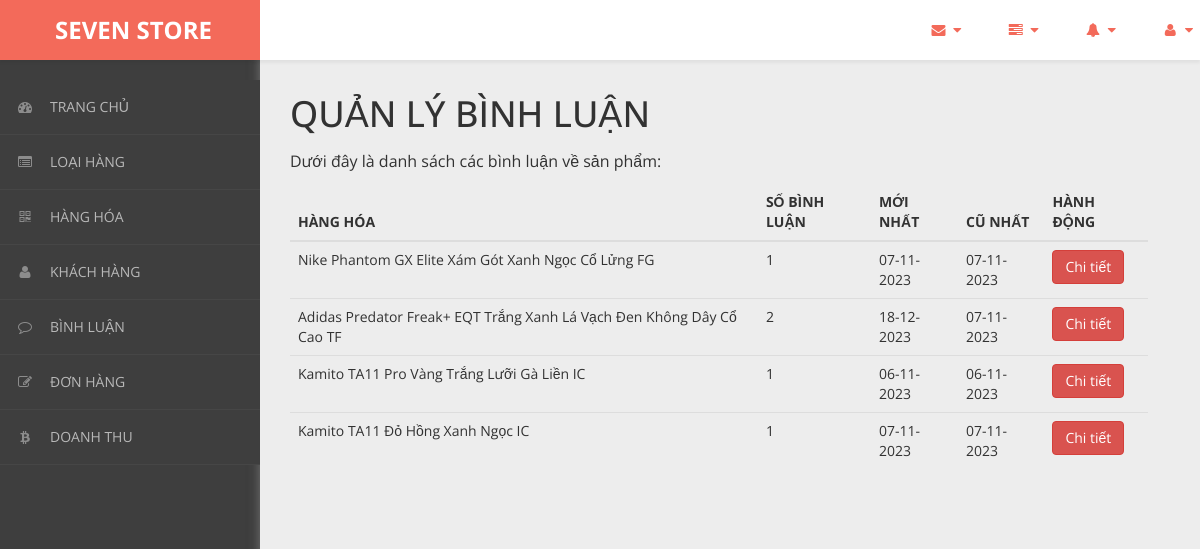
The app's page /admin/content/binh-luan/binh-luan-list.php with its own data.
### tables this page shows
CREATE TABLE `hang_hoa` (
  `ma_hh` int(11) NOT NULL,
  `ten_hh` varchar(100) NOT NULL,
  `hinh` varchar(50) NOT NULL,
  `don_gia` int(11) NOT NULL,
  `giam_gia` int(11) NOT NULL,
  `mo_ta` varchar(1000) NOT NULL,
  `ma_loai` int(11) NOT NULL
);

### admin/dao/pdo.php (called while the page is built, shortened)
<?php
    function pdo_get_connection(){
        $pdo = new PDO("mysql:host=localhost;dbname=sevenstore",'root','');
        $pdo->setAttribute(PDO::ATTR_ERRMODE, PDO::ERRMODE_EXCEPTION);
        return $pdo;
    }
    function pdo_query($sql){
        $sql_args = array_slice(func_get_args(),1);
        try{
            $conn = pdo_get_connection();
            $stmt = $conn ->prepare($sql);
            $stmt -> execute($sql_args);
            $rows = $stmt -> fetchAll();
            return $rows;
        }catch(PDOException $e){
            throw $e;
        }finally{
            unset($conn);
        }
    }
    ?>

### admin/dao/thong-ke.php (called while the page is built, shortened)
<?php
    require_once ('pdo.php');
    function thong_ke_binh_luan(){
    $sql = "SELECT hh.ma_hh, hh.ten_hh,"
            . " COUNT(*) so_luong,"
            . " MIN(bl.ngay_bl) cu_nhat,"
            . " MAX(bl.ngay_bl) moi_nhat"
            . " FROM binh_luan bl "
            . " JOIN hang_hoa hh ON hh.ma_hh=bl.ma_hh "
            . " GROUP BY hh.ma_hh, hh.ten_hh"
            . " HAVING so_luong > 0";
    return pdo_query($sql);
    }
?>

### admin/content/binh-luan/binh-luan-list.php (the view, shortened to what this page needs)
<!DOCTYPE html>
<html xmlns="http://www.w3.org/1999/xhtml">
<head>
    <link href="../../../css/admin/css/bootstrap.css" rel="stylesheet" />
    <link href="../../../css/admin/css/font-awesome.css" rel="stylesheet" />
    <link href="../../../css/admin/css/custom-styles.css" rel="stylesheet" />
</head>
<body>
    <div id="wrapper">
        <nav class="navbar navbar-default top-navbar" role="navigation">
            <div class="navbar-header">
                <a class="navbar-brand" href="../../../../sevenstore/trang-chinh/"><strong style = "margin-left: 40px;">SEVEN STORE</strong></a>
            </div>
            <ul class="nav navbar-top-links navbar-right">
                <li class="dropdown">
                    <a class="dropdown-toggle" data-toggle="dropdown" href="#" aria-expanded="false">
                        <i class="fa fa-envelope fa-fw"></i> <i class="fa fa-caret-down"></i>
                    </a>
                </li>
                <li class="dropdown">
                    <a class="dropdown-toggle" data-toggle="dropdown" href="#" aria-expanded="false">
                        <i class="fa fa-tasks fa-fw"></i> <i class="fa fa-caret-down"></i>
                    </a>
                </li>
                <li class="dropdown">
                    <a class="dropdown-toggle" data-toggle="dropdown" href="#" aria-expanded="false">
                        <i class="fa fa-bell fa-fw"></i> <i class="fa fa-caret-down"></i>
                    </a>
                </li>
                <li class="dropdown">
                    <a class="dropdown-toggle" data-toggle="dropdown" href="#" aria-expanded="false">
                        <i class="fa fa-user fa-fw"></i> <i class="fa fa-caret-down"></i>
                    </a>
                </li>
            </ul>
        </nav>
        <nav class="navbar-default navbar-side" role="navigation">
            <div class="sidebar-collapse">
                <ul class="nav" id="main-menu">
                    <li>
                        <a href="../thong-ke/thong-ke-list.php"><i class="fa fa-dashboard"></i>TRANG CHỦ</a>
                    </li>
                    <li>
                        <a href="../loai-hang/loai-hang-list.php"><i class="fa fa-list-alt" aria-hidden="true"></i>LOẠI HÀNG</a>
                    </li>
                    <li>
                        <a href="../hang-hoa/hang-hoa-list.php"><i class="fa fa-qrcode"></i>HÀNG HÓA</a>
                    </li>
                    <li>
                        <a href="../khach-hang/khach-hang-list.php"><i class="fa fa-user"></i>KHÁCH HÀNG</a>
                    </li>
                    <li>
                        <a href="../binh-luan/binh-luan-list.php"><i class="fa fa-comment-o" aria-hidden="true"></i>BÌNH LUẬN</a>
                    </li>
                    <li>
                        <a href="../hoa-don/hoa-don-list.php"><i class="fa fa-edit"></i>ĐƠN HÀNG</a>
                    </li>
                    <li>
                        <a href="../doanh-thu/doanh-thu-list.php"><i class="fa fa-bitcoin"></i>DOANH THU</a>
                    </li>
                </ul>
            </div>
        </nav>
        <div id="page-wrapper">
		  <div class="header">
                        <div class="page-header">
                            <h1>QUẢN LÝ BÌNH LUẬN</h1>
                            <p>Dưới đây là danh sách các bình luận về sản phẩm: </p>
                            <?php
                                require_once ('../../daO/thong-ke.php');
                                $items = thong_ke_binh_luan();
                            ?>
                            <table class="table table-hover">
                                <thead>
                                  <tr>
                                    <th>HÀNG HÓA</th>
                                    <th>SỐ BÌNH LUẬN</th>
                                    <th>MỚI NHẤT</th>
                                    <th>CŨ NHẤT</th>
                                    <th>HÀNH ĐỘNG</th>
                                  </tr>
                                </thead>
                                <tbody>
                                <?php foreach($items as $item){
                                     extract($item);
                                    ?>
                                  <tr>
                                    <td><?=$ten_hh?></td>
                                    <td><?=$so_luong?></td>
                                    <td><?=$moi_nhat?></td>
                                    <td><?=$cu_nhat?></td>
                                    <td><a href="binh-luan-detail.php?ma_hh=<?=$ma_hh?>">
                                    <button class="btn btn-danger">Chi tiết</button></a></td>
                                  </tr>
                                <?php } ?>
                                </tbody>
                              </table>
                        </div>
		</div>
            </div>
        </div>
</body>
</html>

### css/admin/css/custom-styles.css (style rules this page uses)
body { font-family: 'Open Sans', sans-serif; background: #3E3E3E; }
#wrapper { width: 100%; }
#page-wrapper { padding: 15px 15px; min-height: 600px; background: #EDEDED; }
h1, .h1, h2, .h2, h3, .h3 { margin-top: 7px; margin-bottom: -5px; }
p { font-size:16px; line-height:25px; padding-top:20px; }
.navbar-side { z-index: 0; }
.navbar-side .nav > li > a > i { color: #8C8C8C;padding: 8px;width: 30px;text-align: center; }
.top-navbar { position: fixed; width: 100%; z-index: 300; -webkit-box-shadow: 0 3px 3px rgba(0, 0, 0, 0.05); -moz-box-shadow: 0 3px 3px rgba(0, 0, 0, 0.05); box-shadow: 0 3px 3px rgba(0, 0, 0, 0.05); }
.navbar-side { z-index: 1; position: fixed; width: 260px; top: 80px; }
#page-wrapper { position: relative; top: 55px; box-shadow: 0 0 10px #757575; -moz-box-shadow: 0 0 10px #757575; -webkit-box-shadow: 0 0 10px #757575; }
.page-header { margin: 0;border-bottom: 1px solid transparent;text-align: left;background-color: rgb(237, 237, 237);padding: 32px 22px 32px 0;color: #323232; }
.header { margin: 0 30px; }
.top-navbar { margin:0px; }
.top-navbar .navbar-brand { color: #fff;width: 260px;text-align: left;height: 60px;font-size: 24px;font-weight: 700;line-height: 30px;background: #F36A5A; }
.top-navbar .nav > li { position: relative; display: inline-block; margin: 0px; padding: 0px; }
.top-navbar .nav > li > a { position: relative; display: block; padding: 20px;color: #FFFFFF; margin: 0px; }
.sidebar-collapse , .sidebar-collapse .nav { background:none; }
.sidebar-collapse .nav { padding:0; }
.sidebar-collapse .nav > li > a { color: #B8B8B8; background:transparent; text-shadow:none; font-size: 14px; }
.sidebar-collapse > .nav > li > a { padding: 12px 10px; }
.sidebar-collapse > .nav > li { border-bottom: 1px solid rgba(107, 108, 109, 0.19); }
.navbar-side { border:none; background: #3E3E3E; }
.top-navbar { background: #FFFFFF; border-bottom:none; }
.top-navbar .nav > li > a > i { margin-right: 2px; }
.navbar-default { border:0px solid black; }
.navbar-header { background: transparent; }
.nav > li > a > i { margin-right:10px; color: rgb(243, 106, 90); }
@media (min-width:768px) { #page-wrapper { margin: 0 0 0 260px; padding: 0; min-height: 1200px; } }
@media (min-width:768px) { .navbar-side { width: 260px; z-index: 1; } }
@media (min-width:768px) { .navbar { border-radius: 0px; } }

### records on screen
hang_hoa: ten_hh "Nike Phantom GX Elite Xám Gót Xanh Ngọc Cổ Lửng FG", so_luong "1", moi_nhat "07-11-2023", cu_nhat "07-11-2023"
hang_hoa: ten_hh "Adidas Predator Freak+ EQT Trắng Xanh Lá Vạch Đen Không Dây Cổ Cao TF", so_luong "2", moi_nhat "18-12-2023", cu_nhat "07-11-2023"
hang_hoa: ten_hh "Kamito TA11 Pro Vàng Trắng Lưỡi Gà Liền IC", so_luong "1", moi_nhat "06-11-2023", cu_nhat "06-11-2023"
hang_hoa: ten_hh "Kamito TA11 Đỏ Hồng Xanh Ngọc IC", so_luong "1", moi_nhat "07-11-2023", cu_nhat "07-11-2023"
